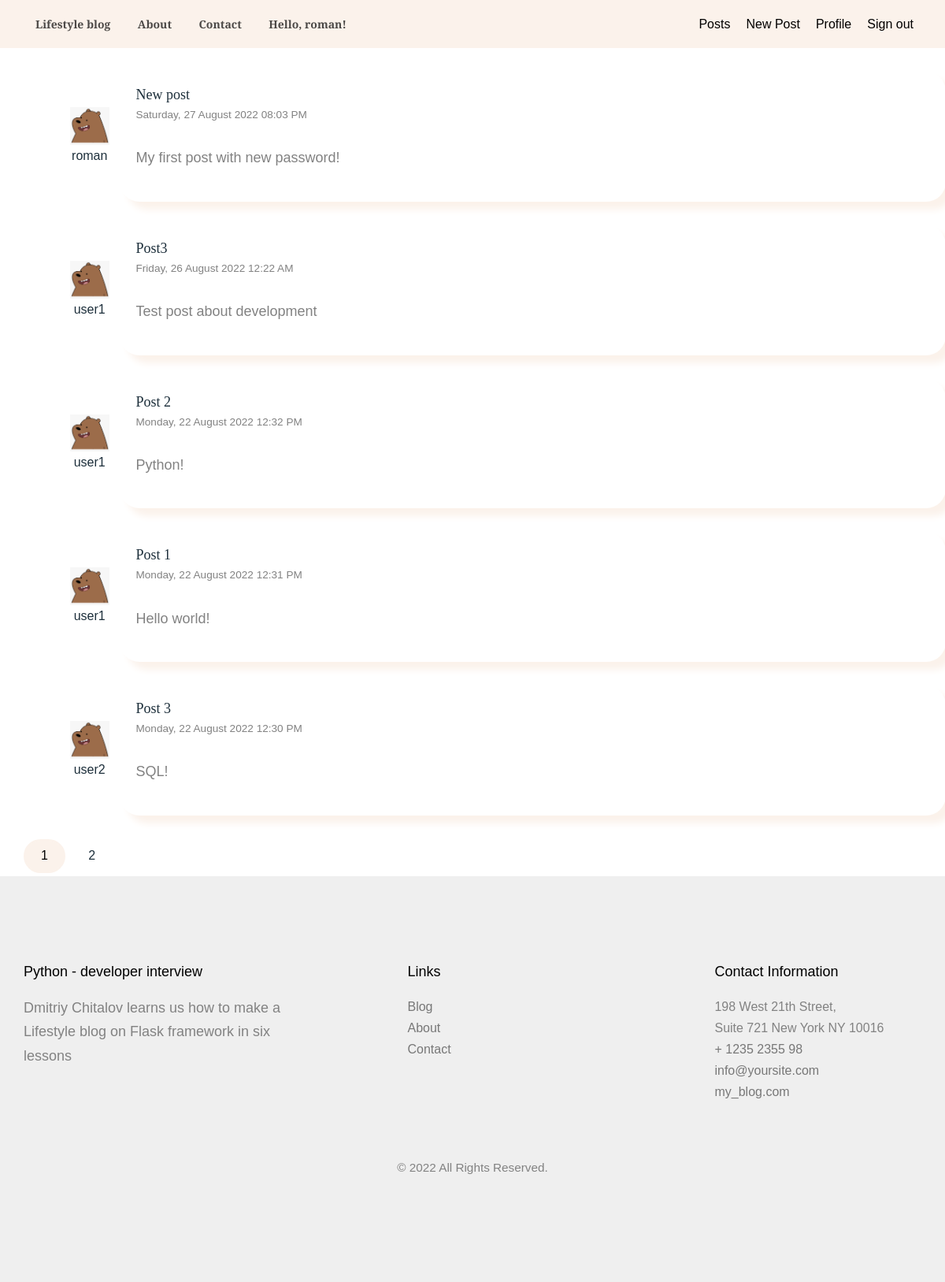
Before: /allpost (signed in) with the older database file.
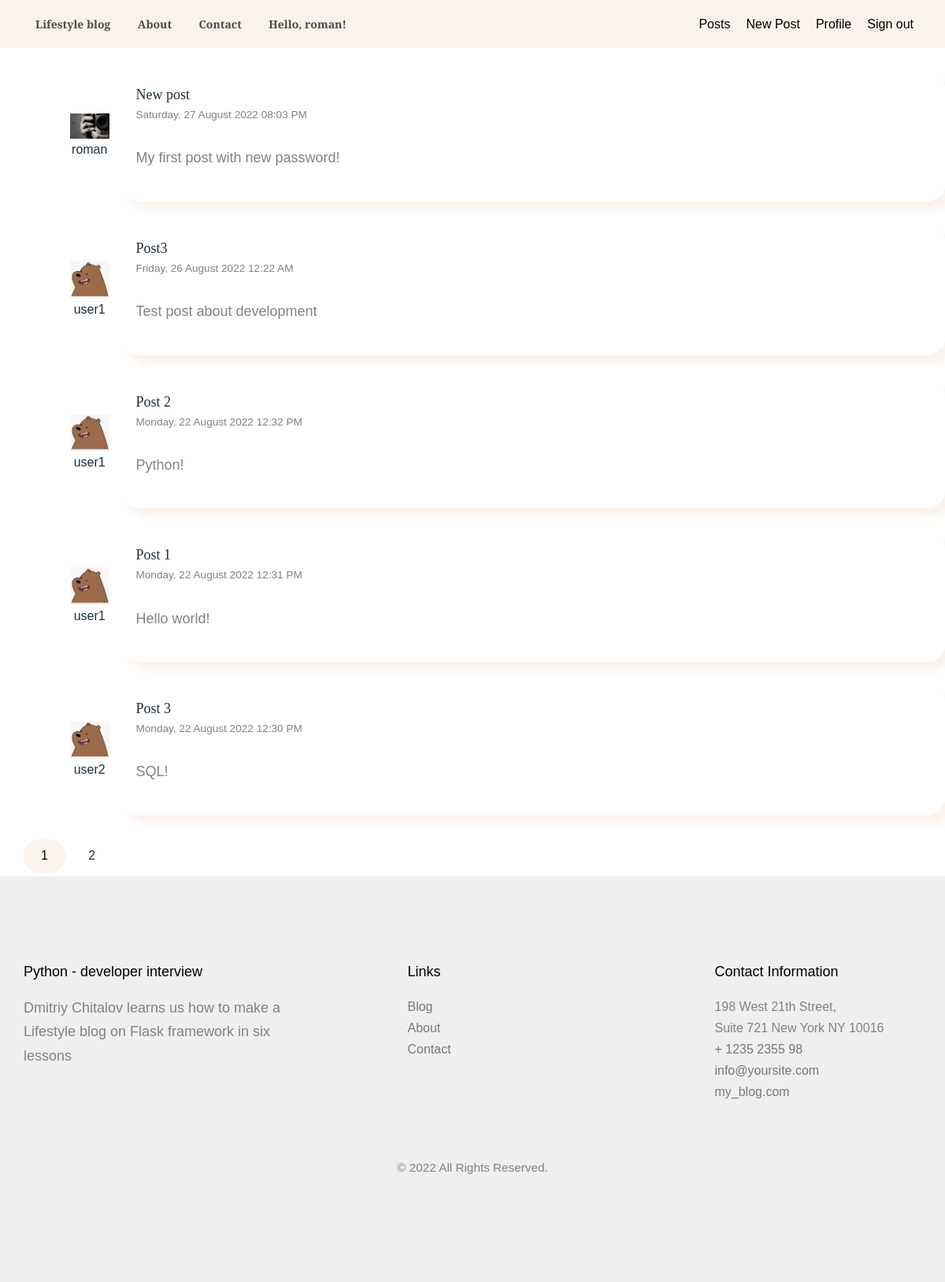
After: the same page with the newer database file.
### flask_blog/models.py (models this page shows, shortened)
class Post(db.Model):
    id = db.Column(db.Integer, primary_key=True)
    title = db.Column(db.String(100), nullable=False)
    date_posted = db.Column(db.DateTime, nullable=False,
                            default=datetime.utcnow)
    content = db.Column(db.Text, nullable=False)
    user_id = db.Column(db.Integer, db.ForeignKey('user.id'),
						nullable=False)

class User(db.Model, UserMixin):
    id = db.Column(db.Integer, primary_key=True)
    username = db.Column(db.String(20), unique=True, nullable=False)
    email = db.Column(db.String(120), unique=True, nullable=False)
    image_file = db.Column(db.String(20), nullable=False,
                            default='default.png')
    password = db.Column(db.String(60), nullable=False)
    posts = db.relationship('Post', backref='author', lazy=True)

### flask_blog/posts/routes.py (the view)
@posts.route("/allpost")
@login_required
def allpost():
    page = request.args.get('page', 1, type=int)
    posts = Post.query.order_by(Post.date_posted.desc()).\
        paginate(page=page, per_page=5)
    return render_template('allpost.html', posts=posts)

### flask_blog/models.py (called while the page is built)
@login_manager.user_loader
def load_user(user_id):
    return User.query.get(int(user_id))

### flask_blog/templates/allpost.html (shortened to what this page needs)
{% extends "layout.html" %}
{% block content %}
  {% for post in posts.items %}
  <div class="container" style="display: flex; justify-content: space-between; margin: 30px;">
    <article class="media" style="display: flex; flex-direction: column; justify-content: center;">
      <img style="width: 50px" src="{{ url_for('static', filename='profile_pics/' + post.author.image_file) }}">
      <a href="{{ url_for('users.user_posts', username=post.author.username) }}" id="author" style="margin: 0 auto;">{{ post.author.username }}</a>
    </article>
    <div class="card" style="padding: 20px;">
      <div class="card-body">
        <h4 class="card-title"><a class="title" href="{{ url_for('posts.post', post_id=post.id) }}">{{ post.title }}</a></h4>
        <small>{{ post.date_posted.strftime('%A, %d %B %Y %I:%M %p') }}</small>
        <br>
        <br>
        <p class="card-text">{{ post.content }}</p>
      </div>
    </div>
  </div>
  {% endfor %}
  {% for page_num in posts.iter_pages(left_edge=1, right_edge=1, left_current=1, right_current=2) %}
    {% if page_num %}
      {% if posts.page == page_num %}
        <a class="btn btn-success mb-4" href="{{ url_for('posts.allpost', page=page_num) }}">{{ page_num }}</a>
      {% else %}
        <a class="btn btn-outline-success mb-4" href="{{ url_for('posts.allpost', page=page_num) }}">{{ page_num }}</a>
      {% endif %}
    {% else %}
      ...
    {% endif %}
  {% endfor %}
{% endblock content %}

Changed rows visible on the page:
changed through a linked row, Post "New post": image_file: picture added in place of a placeholder
